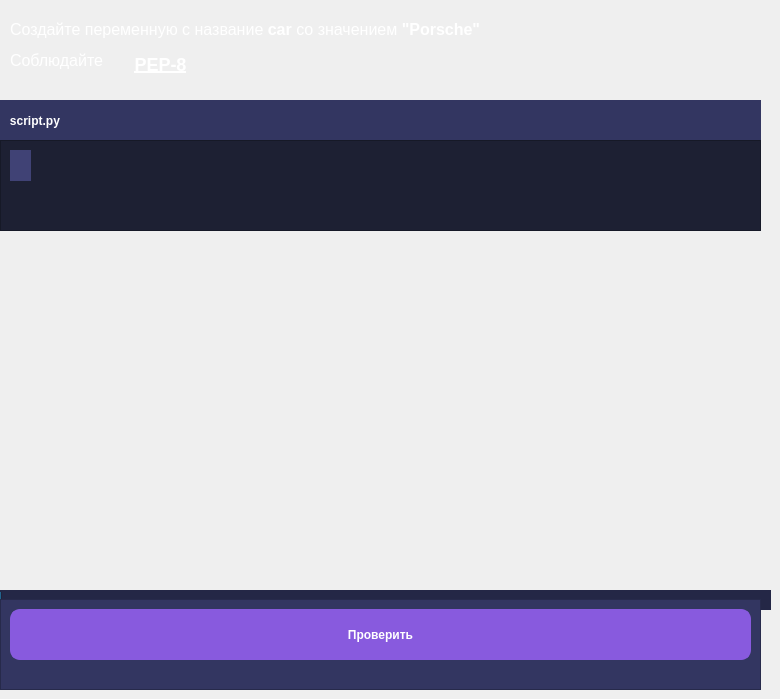
        <widget class="QWidget" name="task_4">
         <widget class="QLabel" name="text_createvar_4">
          <property name="geometry">
           <rect>
            <x>10</x>
            <y>0</y>
            <width>741</width>
            <height>91</height>
           </rect>
          </property>
          <property name="styleSheet">
           <string notr="true">QLabel {
	color: white;
}</string>
          </property>
          <property name="text">
           <string>&lt;html&gt;&lt;head/&gt;&lt;body&gt;&lt;p&gt;&lt;span style=&quot; font-size:12pt;&quot;&gt;Создайте переменную с название &lt;/span&gt;&lt;span style=&quot; font-size:12pt; font-weight:600;&quot;&gt;car &lt;/span&gt;&lt;span style=&quot; font-size:12pt;&quot;&gt;со значением &lt;/span&gt;&lt;span style=&quot; font-size:12pt; font-weight:600;&quot;&gt;&amp;quot;Porsche&amp;quot;&lt;/span&gt;&lt;/p&gt;&lt;p&gt;&lt;span style=&quot; font-size:12pt;&quot;&gt;Соблюдайте &lt;/span&gt;&lt;/p&gt;&lt;/body&gt;&lt;/html&gt;</string>
          </property>
         </widget>
         <widget class="QPushButton" name="pep8_btn">
          <property name="geometry">
           <rect>
            <x>130</x>
            <y>50</y>
            <width>61</width>
            <height>28</height>
           </rect>
          </property>
          <property name="styleSheet">
           <string notr="true">QPushButton {
	color: white;
	font-weight: bold, italic;
	font-size: 18px;
	border: 0 0 0 0;
	text-decoration: underline;
}</string>
          </property>
          <property name="text">
           <string>PEP-8</string>
          </property>
         </widget>
         <widget class="QLabel" name="script_py_1">
          <property name="geometry">
           <rect>
            <x>0</x>
            <y>100</y>
            <width>761</width>
            <height>41</height>
           </rect>
          </property>
          <property name="styleSheet">
           <string notr="true">QLabel {
	color: white;
	background: rgb(51,54,97);
	font-weight: bold;
}</string>
          </property>
          <property name="text">
           <string>   script.py</string>
          </property>
         </widget>
         <widget class="QFrame" name="frame_answer_1">
          <property name="geometry">
           <rect>
            <x>0</x>
            <y>140</y>
            <width>761</width>
            <height>91</height>
           </rect>
          </property>
          <property name="styleSheet">
           <string notr="true">QFrame {
	background: rgb(29,32,51);
}</string>
          </property>
          <property name="frameShape">
           <enum>QFrame::StyledPanel</enum>
          </property>
          <property name="frameShadow">
           <enum>QFrame::Raised</enum>
          </property>
          <widget class="QLineEdit" name="answer_edit_1">
           <property name="enabled">
            <bool>true</bool>
           </property>
           <property name="geometry">
            <rect>
             <x>10</x>
             <y>10</y>
             <width>21</width>
             <height>31</height>
            </rect>
           </property>
           <property name="styleSheet">
            <string notr="true">QLineEdit {
	color: white;
	background:rgb(64,66,117);
	border: 0 0 0 0;
	font-weight: bold;
	font-size: 16px;
}</string>
           </property>
          </widget>
         </widget>
         <widget class="QProgressBar" name="progress_createvar_1">
          <property name="geometry">
           <rect>
            <x>0</x>
            <y>590</y>
            <width>771</width>
            <height>20</height>
           </rect>
          </property>
          <property name="styleSheet">
           <string notr="true">QProgressBar {
	background-color: rgb(36,39,70);
     border: 1px solid rgb(36,39,70);
}</string>
          </property>
          <property name="value">
           <number>0</number>
          </property>
          <property name="textVisible">
           <bool>false</bool>
          </property>
         </widget>
         <widget class="QFrame" name="frame_continue_1">
          <property name="geometry">
           <rect>
            <x>0</x>
            <y>599</y>
            <width>761</width>
            <height>91</height>
           </rect>
          </property>
          <property name="styleSheet">
           <string notr="true">QFrame {
	background: rgb(51,54,97);
}</string>
          </property>
          <property name="frameShape">
           <enum>QFrame::StyledPanel</enum>
          </property>
          <property name="frameShadow">
           <enum>QFrame::Raised</enum>
          </property>
          <widget class="QPushButton" name="continue_createvar_btn_4">
           <property name="geometry">
            <rect>
             <x>10</x>
             <y>10</y>
             <width>741</width>
             <height>51</height>
            </rect>
           </property>
           <property name="styleSheet">
            <string notr="true">QPushButton {
                background-color: rgb(136, 90, 222); /* Purple color */
                color: white;
                border: 2px solid rgb(136, 90, 222);
                border-radius: 10px; /* Rounded corners */
                padding: 10px;
				font-weight: bold;
            }</string>
           </property>
           <property name="text">
            <string>Проверить</string>
           </property>
          </widget>
         </widget>
        </widget>
